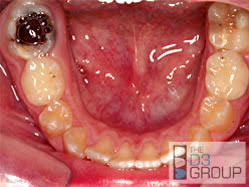
#> input picture model1_occlusal/test_images/1.jpg, 249 x 187 px
$ python -i render.py   (imports and definitions only)
#> lines starting #> are read from the running program, lines starting #| are printed output that depends on the picture
"""
Clean OPG result image:  X-ray (left)  +  result panel (right).

On the X-ray
  teeth     : thin grey outline + small FDI badge (badges nudged apart so anterior teeth stay readable)
  findings  : coloured outline clipped to the tooth, solid = likely, dashed = possible/needs review,
              only a numbered marker on the image  (1) (2) ...  - details live in the panel
Panel
  numbered findings  "1  36  Deep caries  87%  Likely"  /  "Possible caries 38% - review"
  legend, tooth count, teeth not detected, disclaimer
"""
from __future__ import annotations

import cv2
import numpy as np

STYLE = {  # BGR
    "tooth": (185, 185, 185),
    "caries": (0, 165, 255),          # orange
    "deep_caries": (40, 40, 230),     # red
    "periapical_lesion": (200, 60, 200),  # purple
    "impacted": (230, 150, 30),       # blue
}
NAME = {"caries": "Caries", "deep_caries": "Deep caries", "periapical_lesion": "Periapical lesion",
        "impacted": "Impacted tooth"}
F = cv2.FONT_HERSHEY_SIMPLEX


def _dashed_rect(img, p0, p1, color, th, dash):
    x0, y0 = p0
    x1, y1 = p1
    for (a, b) in (((x0, y0), (x1, y0)), ((x1, y0), (x1, y1)), ((x1, y1), (x0, y1)), ((x0, y1), (x0, y0))):
        n = max(1, int(np.hypot(b[0] - a[0], b[1] - a[1]) / dash))
        for i in range(0, n, 2):
            s = (int(a[0] + (b[0] - a[0]) * i / n), int(a[1] + (b[1] - a[1]) * i / n))
            e = (int(a[0] + (b[0] - a[0]) * min(i + 1, n) / n), int(a[1] + (b[1] - a[1]) * min(i + 1, n) / n))
            cv2.line(img, s, e, color, th, cv2.LINE_AA)


def _badge(img, text, center, fs, th, fg, bg):
    (tw, tht), bl = cv2.getTextSize(text, F, fs, th)
    x, y = int(center[0] - tw / 2), int(center[1] + tht / 2)
    cv2.rectangle(img, (x - 3, y - tht - 3), (x + tw + 3, y + bl), bg, -1)
    cv2.putText(img, text, (x, y), F, fs, fg, th, cv2.LINE_AA)
    return (x - 3, y - tht - 3, x + tw + 3, y + bl)


def _overlaps(r, placed):
    return any(not (r[2] < p[0] or r[0] > p[2] or r[3] < p[1] or r[1] > p[3]) for p in placed)


def _scaled(result, k):
    import copy
    r = copy.deepcopy(result)
    for t in r.get("teeth", []):
        t["box"] = [v * k for v in t["box"]]
    for f in r.get("findings", []):
        f["box"] = [v * k for v in f["box"]]
        if "display_box" in f:
            f["display_box"] = [v * k for v in f["display_box"]]
    return r


def render(img_bgr: np.ndarray, result: dict, show_teeth: bool = True, show_possible: bool = True,
           min_height: int = 1100) -> np.ndarray:
    img = img_bgr.copy()
    if img.ndim == 2:
        img = cv2.cvtColor(img, cv2.COLOR_GRAY2BGR)
    if img.shape[0] < min_height:                       # small uploads: draw on an upscaled copy (readable text)
        k = min_height / img.shape[0]
        img = cv2.resize(img, None, fx=k, fy=k, interpolation=cv2.INTER_CUBIC)
        result = _scaled(result, k)
    H, W = img.shape[:2]
    s = max(H, W) / 2000
    th = max(1, round(1.5 * s))
    fs = 0.55 * s * 1.4

    # ---- teeth
    placed = []
    if show_teeth:
        for t in result.get("teeth", []):
            x0, y0, x1, y1 = map(int, t["box"])
            cv2.rectangle(img, (x0, y0), (x1, y1), STYLE["tooth"], th, cv2.LINE_AA)
            upper = t["fdi"][0] in "12"
            cx = (x0 + x1) / 2
            cy = y0 + 0.14 * (y1 - y0) if upper else y1 - 0.14 * (y1 - y0)
            fsz = min(fs, max(0.35 * s, (x1 - x0) / 60))
            (tw, tht), _ = cv2.getTextSize(t["fdi"], F, fsz, th)
            for k in range(6):                                  # nudge until it does not collide
                dy = (k + 1) // 2 * (tht + 8) * (1 if k % 2 else -1) * (1 if upper else -1)
                r = (int(cx - tw / 2 - 3), int(cy + dy - tht / 2 - 3), int(cx + tw / 2 + 3), int(cy + dy + tht / 2 + 3))
                if not _overlaps(r, placed):
                    break
            fg = (0, 200, 255) if t.get("renumbered") or t.get("number_uncertain") else (255, 255, 255)
            placed.append(_badge(img, t["fdi"], (cx, cy + dy), fsz, max(1, th - 1), fg, (60, 60, 60)))

    # ---- findings (outline on the tooth + numbered marker)
    items = [f for f in result.get("findings", []) if show_possible or f.get("status") == "likely"]
    items.sort(key=lambda f: (f.get("status") != "likely", -f["confidence"]))
    tint = img.copy()
    for f in items:
        if f.get("status") == "likely":
            x0, y0, x1, y1 = map(int, f.get("display_box", f["box"]))
            cv2.rectangle(tint, (x0, y0), (x1, y1), STYLE.get(f["diagnosis"], (0, 0, 255)), -1)
    img = cv2.addWeighted(tint, 0.22, img, 0.78, 0)
    r = int(15 * s) + 6
    markers = list(placed)
    upper_fdi = {t["fdi"] for t in result.get("teeth", []) if t["fdi"][0] in "12"}
    for i, f in enumerate(items, 1):
        col = STYLE.get(f["diagnosis"], (0, 0, 255))
        x0, y0, x1, y1 = map(int, f.get("display_box", f["box"]))
        if f.get("status") == "likely":
            cv2.rectangle(img, (x0, y0), (x1, y1), col, th * 2, cv2.LINE_AA)
        else:
            _dashed_rect(img, (x0, y0), (x1, y1), col, th * 2, max(8, int(12 * s)))
        up = f.get("fdi") in upper_fdi if f.get("fdi") else (y0 + y1) / 2 < H / 2
        cx = (x0 + x1) // 2
        cy = y0 - r - 6 if up else y1 + r + 6                     # outside the dentition
        for k in range(12):                                        # avoid other markers / badges
            dx = ((k + 1) // 2) * (2 * r + 4) * (1 if k % 2 else -1)
            box = (cx + dx - r, cy - r, cx + dx + r, cy + r)
            if not _overlaps(box, markers):
                break
        c = (int(np.clip(cx + dx, r, W - r)), int(np.clip(cy, r, H - r)))
        markers.append((c[0] - r, c[1] - r, c[0] + r, c[1] + r))
        cv2.line(img, c, (int(np.clip(c[0], x0, x1)), y0 if up else y1), col, max(1, th), cv2.LINE_AA)
        cv2.circle(img, c, r, col, -1, cv2.LINE_AA)
        cv2.circle(img, c, r, (255, 255, 255), max(1, th), cv2.LINE_AA)
        _badge(img, str(i), c, fs * 0.8, th, (255, 255, 255), col)

    # ---- panel
    PW = int(max(700, W * 0.36))
    panel = np.full((H, PW, 3), 250, np.uint8)
    pf = max(0.9, H / 1000)
    lh = int(34 * pf)
    y = int(40 * pf)

    def line(text, color=(30, 30, 30), bold=False, indent=0, scale=1.0):
        nonlocal y
        cv2.putText(panel, text, (int(20 * pf) + indent, y), F, pf * 0.62 * scale, color, 2 if bold and pf >= 0.9 else 1, cv2.LINE_AA)
        y += int(lh * scale)

    line("DentAssist - OPG analysis", bold=True, scale=1.15)
    sm = result.get("summary", {})
    line(f"Teeth detected: {sm.get('teeth_detected', 0)}", (70, 70, 70))
    y += lh // 3
    line("Findings", bold=True)
    if not items:
        line("No findings above threshold", (90, 90, 90))
    for i, f in enumerate(items, 1):
        col = STYLE.get(f["diagnosis"], (0, 0, 255))
        cv2.circle(panel, (int(30 * pf), y - int(8 * pf)), int(12 * pf), col, -1, cv2.LINE_AA)
        cv2.putText(panel, str(i), (int(24 * pf), y - int(2 * pf)), F, pf * 0.5, (255, 255, 255), 1, cv2.LINE_AA)
        pct = f"{round(f['confidence'] * 100)}%"
        tooth = f["fdi"] or "?"
        if f.get("status") == "likely":
            txt, c2 = f"{tooth}  {NAME.get(f['diagnosis'], f['diagnosis'])} - {pct}", (30, 30, 30)
        else:
            txt, c2 = f"{tooth}  Possible {NAME.get(f['diagnosis'], f['diagnosis']).lower()} - {pct}", (60, 60, 60)
        line(txt, c2, bold=f.get("status") == "likely", indent=int(28 * pf))
        if f.get("needs_review"):
            line("needs review: " + "; ".join(f.get("review_reasons", [])), (0, 110, 200), indent=int(28 * pf), scale=0.8)
        if y > H - 8 * lh:
            line(f"... {len(items) - i} more in the JSON report", (90, 90, 90))
            break
    y += lh // 2
    line("Legend", bold=True)
    for k in ("caries", "deep_caries", "periapical_lesion", "impacted"):
        cv2.rectangle(panel, (int(20 * pf), y - int(14 * pf)), (int(44 * pf), y + int(4 * pf)), STYLE[k], -1)
        line(NAME[k], indent=int(34 * pf), scale=0.9)
    line("solid = likely    dashed = possible (review)", (80, 80, 80), scale=0.85)
    line("orange number = renumbered / uncertain", (0, 140, 230), scale=0.85)
    nd = sm.get("not_detected", [])
    if nd:
        y += lh // 3
        line("Teeth not detected (possible missing):", bold=True, scale=0.9)
        for k in range(0, len(nd), 8):
            line(" ".join(nd[k:k + 8]), (70, 70, 70), scale=0.9)
    y = max(y, H - int(2.2 * lh))
    line("AI decision support - not a diagnosis.", (0, 0, 160), scale=0.8)
    line("Confirm every finding clinically.", (0, 0, 160), scale=0.8)
    return np.hstack([img, panel])

>>> import cv2
>>> picture = cv2.imread('../../../model1_occlusal/test_images/1.jpg', cv2.IMREAD_GRAYSCALE)
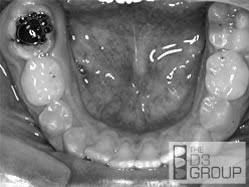
#> picture: shape (187, 249); min 0, max 255, mean 121.6
>>> result = render(picture, 'out.png')
#> (the run stopped early here; a loop or call above may not have finished)

$ run again, on model1_occlusal/test_images/2.jpg
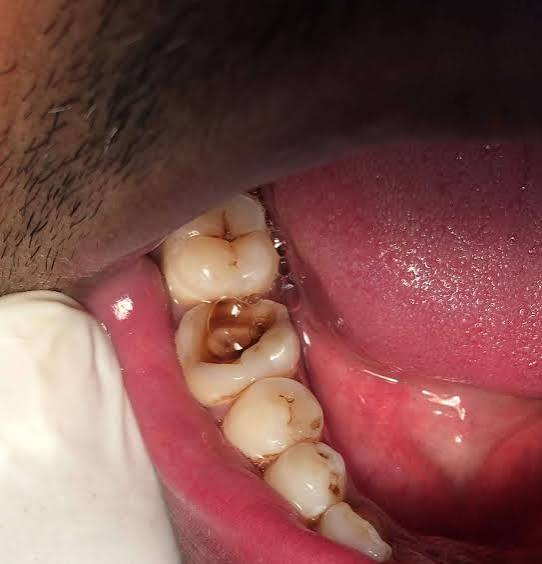
#> input picture model1_occlusal/test_images/2.jpg, 542 x 564 px
#> `picture = cv2.imread('../../../model1_occlusal/test_images/1.jpg', cv2..`:
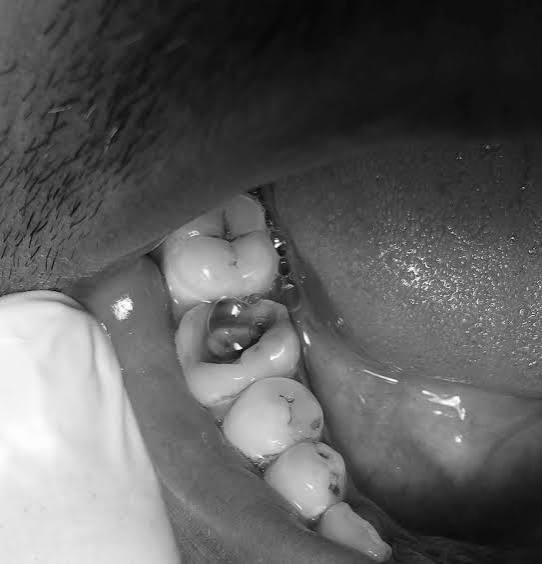
#> picture: shape (564, 542); min 0, max 255, mean 93.8

$ run again, on model1_occlusal/test_images/images.jpg
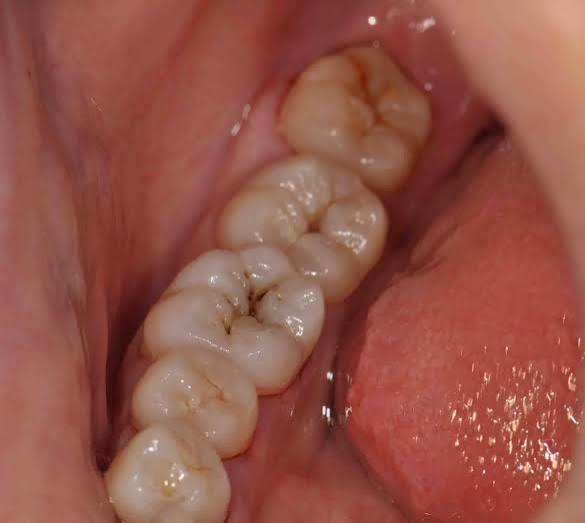
#> input picture model1_occlusal/test_images/images.jpg, 585 x 523 px
#> `picture = cv2.imread('../../../model1_occlusal/test_images/1.jpg', cv2..`:
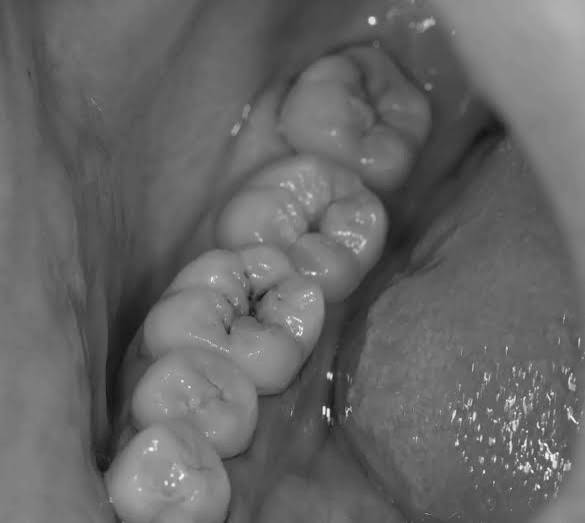
#> picture: shape (523, 585); min 14, max 255, mean 101.9

$ run again, on model1_occlusal/test_images/WhatsApp Image 2026-09-27 at 1.11.22 PM.jpeg
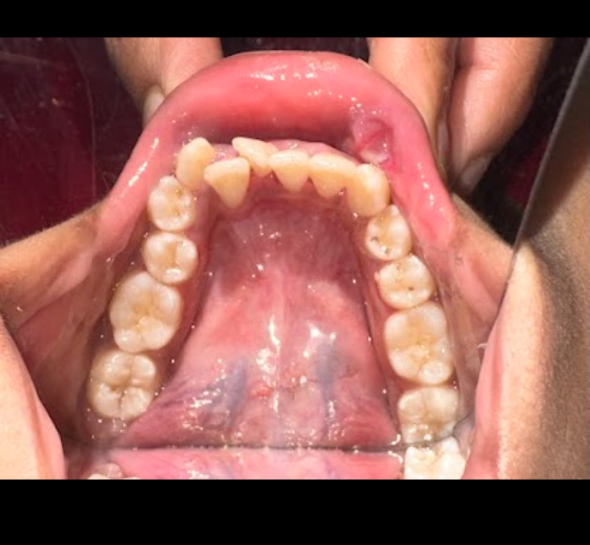
#> input picture model1_occlusal/test_images/WhatsApp Image 2026-09-27 at 1.11.22 PM.jpeg, 1179 x 1090 px (shown at 1/2 size)
#> `picture = cv2.imread('../../../model1_occlusal/test_images/1.jpg', cv2..`:
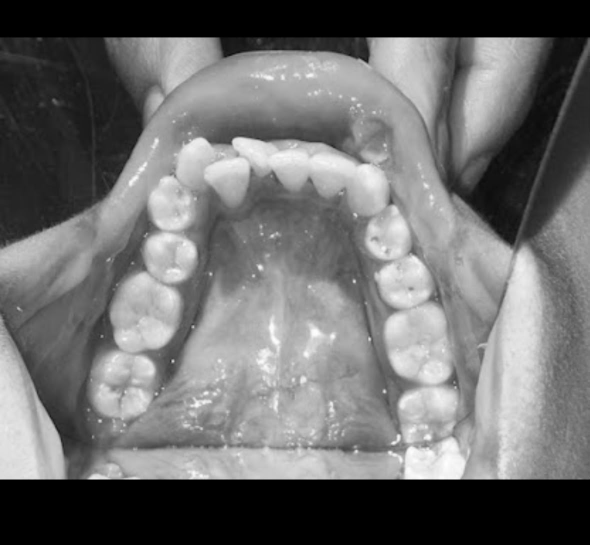
#> picture: shape (1090, 1179) (shown at 1/2 size); min 0, max 255, mean 109.9
